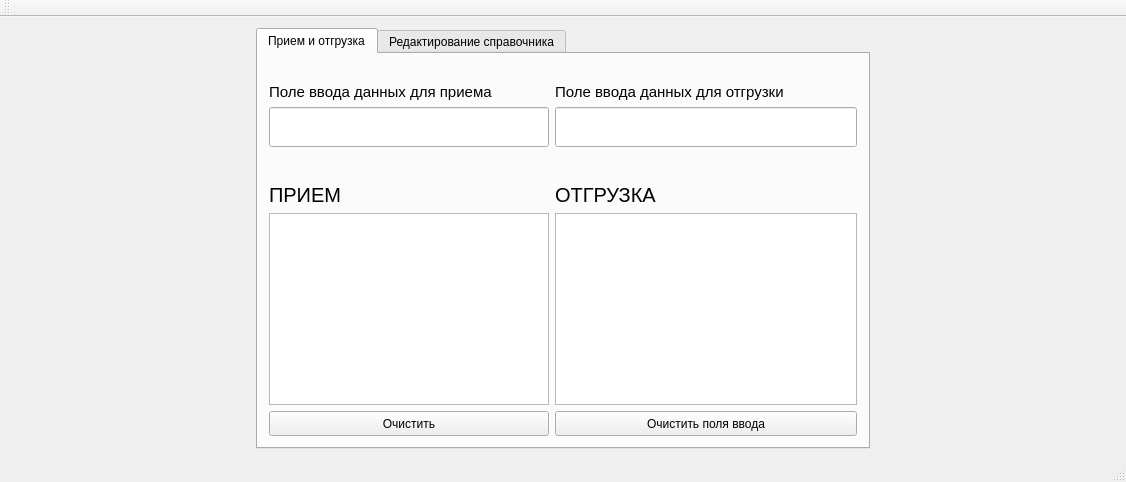
<?xml version="1.0" encoding="UTF-8"?>
<ui version="4.0">
 <class>MainWindow</class>
 <widget class="QMainWindow" name="MainWindow">
  <property name="geometry">
   <rect>
    <x>0</x>
    <y>0</y>
    <width>1126</width>
    <height>482</height>
   </rect>
  </property>
  <property name="minimumSize">
   <size>
    <width>1126</width>
    <height>482</height>
   </size>
  </property>
  <property name="windowTitle">
   <string>MainWindow</string>
  </property>
  <widget class="QWidget" name="centralWidget">
   <layout class="QGridLayout" name="gridLayout">
    <item row="0" column="2">
     <spacer name="horizontalSpacer">
      <property name="orientation">
       <enum>Qt::Horizontal</enum>
      </property>
      <property name="sizeType">
       <enum>QSizePolicy::Maximum</enum>
      </property>
      <property name="sizeHint" stdset="0">
       <size>
        <width>245</width>
        <height>20</height>
       </size>
      </property>
     </spacer>
    </item>
    <item row="0" column="0">
     <spacer name="horizontalSpacer_2">
      <property name="orientation">
       <enum>Qt::Horizontal</enum>
      </property>
      <property name="sizeType">
       <enum>QSizePolicy::Maximum</enum>
      </property>
      <property name="sizeHint" stdset="0">
       <size>
        <width>245</width>
        <height>20</height>
       </size>
      </property>
     </spacer>
    </item>
    <item row="0" column="1">
     <widget class="QTabWidget" name="tabWidget">
      <property name="enabled">
       <bool>true</bool>
      </property>
      <property name="minimumSize">
       <size>
        <width>600</width>
        <height>411</height>
       </size>
      </property>
      <property name="maximumSize">
       <size>
        <width>800</width>
        <height>600</height>
       </size>
      </property>
      <property name="currentIndex">
       <number>0</number>
      </property>
      <widget class="QWidget" name="tab_3">
       <attribute name="title">
        <string>Прием и отгрузка</string>
       </attribute>
       <layout class="QGridLayout" name="gridLayout_2">
        <item row="0" column="1">
         <spacer name="verticalSpacer">
          <property name="orientation">
           <enum>Qt::Vertical</enum>
          </property>
          <property name="sizeType">
           <enum>QSizePolicy::Minimum</enum>
          </property>
          <property name="sizeHint" stdset="0">
           <size>
            <width>20</width>
            <height>18</height>
           </size>
          </property>
         </spacer>
        </item>
        <item row="0" column="2">
         <spacer name="verticalSpacer_2">
          <property name="orientation">
           <enum>Qt::Vertical</enum>
          </property>
          <property name="sizeType">
           <enum>QSizePolicy::Minimum</enum>
          </property>
          <property name="sizeHint" stdset="0">
           <size>
            <width>287</width>
            <height>18</height>
           </size>
          </property>
         </spacer>
        </item>
        <item row="1" column="0" colspan="2">
         <widget class="QLabel" name="label">
          <property name="font">
           <font>
            <pointsize>11</pointsize>
           </font>
          </property>
          <property name="text">
           <string>Поле ввода данных для приема</string>
          </property>
         </widget>
        </item>
        <item row="1" column="2">
         <widget class="QLabel" name="label_2">
          <property name="font">
           <font>
            <pointsize>11</pointsize>
           </font>
          </property>
          <property name="text">
           <string>Поле ввода данных для отгрузки</string>
          </property>
         </widget>
        </item>
        <item row="2" column="0" colspan="2">
         <widget class="QLineEdit" name="text_in">
          <property name="minimumSize">
           <size>
            <width>280</width>
            <height>40</height>
           </size>
          </property>
          <property name="maximumSize">
           <size>
            <width>400</width>
            <height>40</height>
           </size>
          </property>
         </widget>
        </item>
        <item row="2" column="2">
         <widget class="QLineEdit" name="text_out">
          <property name="minimumSize">
           <size>
            <width>280</width>
            <height>40</height>
           </size>
          </property>
          <property name="maximumSize">
           <size>
            <width>400</width>
            <height>40</height>
           </size>
          </property>
         </widget>
        </item>
        <item row="3" column="0">
         <spacer name="verticalSpacer_3">
          <property name="orientation">
           <enum>Qt::Vertical</enum>
          </property>
          <property name="sizeType">
           <enum>QSizePolicy::Maximum</enum>
          </property>
          <property name="sizeHint" stdset="0">
           <size>
            <width>20</width>
            <height>40</height>
           </size>
          </property>
         </spacer>
        </item>
        <item row="3" column="2">
         <spacer name="verticalSpacer_4">
          <property name="orientation">
           <enum>Qt::Vertical</enum>
          </property>
          <property name="sizeType">
           <enum>QSizePolicy::Maximum</enum>
          </property>
          <property name="sizeHint" stdset="0">
           <size>
            <width>287</width>
            <height>8</height>
           </size>
          </property>
         </spacer>
        </item>
        <item row="4" column="0">
         <widget class="QLabel" name="label_3">
          <property name="font">
           <font>
            <pointsize>15</pointsize>
           </font>
          </property>
          <property name="text">
           <string>ПРИЕМ</string>
          </property>
         </widget>
        </item>
        <item row="4" column="2">
         <widget class="QLabel" name="label_4">
          <property name="font">
           <font>
            <pointsize>15</pointsize>
           </font>
          </property>
          <property name="text">
           <string>ОТГРУЗКА</string>
          </property>
         </widget>
        </item>
        <item row="5" column="0" colspan="2">
         <widget class="QTableWidget" name="in">
          <property name="sizePolicy">
           <sizepolicy hsizetype="Expanding" vsizetype="Expanding">
            <horstretch>0</horstretch>
            <verstretch>0</verstretch>
           </sizepolicy>
          </property>
          <property name="minimumSize">
           <size>
            <width>280</width>
            <height>192</height>
           </size>
          </property>
          <property name="maximumSize">
           <size>
            <width>16777215</width>
            <height>16777215</height>
           </size>
          </property>
         </widget>
        </item>
        <item row="5" column="2">
         <widget class="QTableWidget" name="out">
          <property name="sizePolicy">
           <sizepolicy hsizetype="Expanding" vsizetype="Expanding">
            <horstretch>0</horstretch>
            <verstretch>0</verstretch>
           </sizepolicy>
          </property>
          <property name="minimumSize">
           <size>
            <width>280</width>
            <height>192</height>
           </size>
          </property>
          <property name="maximumSize">
           <size>
            <width>400</width>
            <height>16777215</height>
           </size>
          </property>
         </widget>
        </item>
        <item row="6" column="0" colspan="2">
         <widget class="QPushButton" name="clean">
          <property name="minimumSize">
           <size>
            <width>280</width>
            <height>25</height>
           </size>
          </property>
          <property name="maximumSize">
           <size>
            <width>400</width>
            <height>25</height>
           </size>
          </property>
          <property name="text">
           <string>Очистить</string>
          </property>
         </widget>
        </item>
        <item row="6" column="2">
         <widget class="QPushButton" name="clean_enter">
          <property name="minimumSize">
           <size>
            <width>280</width>
            <height>25</height>
           </size>
          </property>
          <property name="maximumSize">
           <size>
            <width>400</width>
            <height>25</height>
           </size>
          </property>
          <property name="text">
           <string>Очистить поля ввода</string>
          </property>
         </widget>
        </item>
       </layout>
      </widget>
      <widget class="QWidget" name="tab_4">
       <attribute name="title">
        <string>Редактирование справочника</string>
       </attribute>
       <layout class="QGridLayout" name="gridLayout_3">
        <item row="0" column="2">
         <spacer name="verticalSpacer_5">
          <property name="orientation">
           <enum>Qt::Vertical</enum>
          </property>
          <property name="sizeType">
           <enum>QSizePolicy::Maximum</enum>
          </property>
          <property name="sizeHint" stdset="0">
           <size>
            <width>20</width>
            <height>88</height>
           </size>
          </property>
         </spacer>
        </item>
        <item row="0" column="5">
         <spacer name="verticalSpacer_6">
          <property name="orientation">
           <enum>Qt::Vertical</enum>
          </property>
          <property name="sizeType">
           <enum>QSizePolicy::Maximum</enum>
          </property>
          <property name="sizeHint" stdset="0">
           <size>
            <width>20</width>
            <height>88</height>
           </size>
          </property>
         </spacer>
        </item>
        <item row="1" column="0">
         <widget class="QLabel" name="label_6">
          <property name="font">
           <font>
            <pointsize>12</pointsize>
           </font>
          </property>
          <property name="layoutDirection">
           <enum>Qt::LeftToRight</enum>
          </property>
          <property name="text">
           <string>Идентификатор:</string>
          </property>
         </widget>
        </item>
        <item row="1" column="2" colspan="4">
         <widget class="QTextEdit" name="id">
          <property name="minimumSize">
           <size>
            <width>280</width>
            <height>40</height>
           </size>
          </property>
          <property name="maximumSize">
           <size>
            <width>600</width>
            <height>40</height>
           </size>
          </property>
          <property name="layoutDirection">
           <enum>Qt::LeftToRight</enum>
          </property>
         </widget>
        </item>
        <item row="2" column="0">
         <widget class="QLabel" name="label_5">
          <property name="font">
           <font>
            <pointsize>12</pointsize>
           </font>
          </property>
          <property name="layoutDirection">
           <enum>Qt::LeftToRight</enum>
          </property>
          <property name="text">
           <string>Название:</string>
          </property>
         </widget>
        </item>
        <item row="2" column="2" colspan="4">
         <widget class="QTextEdit" name="name">
          <property name="minimumSize">
           <size>
            <width>280</width>
            <height>40</height>
           </size>
          </property>
          <property name="maximumSize">
           <size>
            <width>600</width>
            <height>40</height>
           </size>
          </property>
         </widget>
        </item>
        <item row="3" column="0">
         <spacer name="verticalSpacer_7">
          <property name="orientation">
           <enum>Qt::Vertical</enum>
          </property>
          <property name="sizeType">
           <enum>QSizePolicy::Minimum</enum>
          </property>
          <property name="sizeHint" stdset="0">
           <size>
            <width>20</width>
            <height>48</height>
           </size>
          </property>
         </spacer>
        </item>
        <item row="3" column="3">
         <spacer name="verticalSpacer_8">
          <property name="orientation">
           <enum>Qt::Vertical</enum>
          </property>
          <property name="sizeType">
           <enum>QSizePolicy::Minimum</enum>
          </property>
          <property name="sizeHint" stdset="0">
           <size>
            <width>20</width>
            <height>48</height>
           </size>
          </property>
         </spacer>
        </item>
        <item row="4" column="0" colspan="3">
         <widget class="QPushButton" name="enter">
          <property name="minimumSize">
           <size>
            <width>280</width>
            <height>25</height>
           </size>
          </property>
          <property name="maximumSize">
           <size>
            <width>400</width>
            <height>30</height>
           </size>
          </property>
          <property name="text">
           <string>Добавить</string>
          </property>
         </widget>
        </item>
        <item row="4" column="3" colspan="3">
         <widget class="QPushButton" name="delet">
          <property name="minimumSize">
           <size>
            <width>280</width>
            <height>25</height>
           </size>
          </property>
          <property name="maximumSize">
           <size>
            <width>400</width>
            <height>30</height>
           </size>
          </property>
          <property name="text">
           <string>Удалить</string>
          </property>
         </widget>
        </item>
        <item row="5" column="1">
         <spacer name="verticalSpacer_9">
          <property name="orientation">
           <enum>Qt::Vertical</enum>
          </property>
          <property name="sizeHint" stdset="0">
           <size>
            <width>20</width>
            <height>87</height>
           </size>
          </property>
         </spacer>
        </item>
        <item row="5" column="4">
         <spacer name="verticalSpacer_10">
          <property name="orientation">
           <enum>Qt::Vertical</enum>
          </property>
          <property name="sizeHint" stdset="0">
           <size>
            <width>20</width>
            <height>87</height>
           </size>
          </property>
         </spacer>
        </item>
       </layout>
      </widget>
     </widget>
    </item>
   </layout>
  </widget>
  <widget class="QMenuBar" name="menuBar">
   <property name="geometry">
    <rect>
     <x>0</x>
     <y>0</y>
     <width>1126</width>
     <height>21</height>
    </rect>
   </property>
  </widget>
  <widget class="QToolBar" name="mainToolBar">
   <attribute name="toolBarArea">
    <enum>TopToolBarArea</enum>
   </attribute>
   <attribute name="toolBarBreak">
    <bool>false</bool>
   </attribute>
  </widget>
  <widget class="QStatusBar" name="statusBar"/>
 </widget>
 <layoutdefault spacing="6" margin="11"/>
 <resources/>
 <connections/>
</ui>
